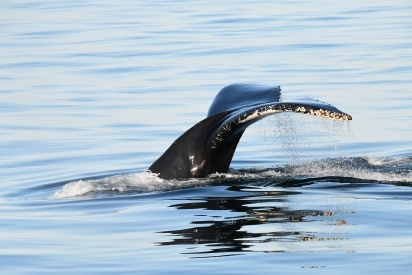
#> input picture WhaleScaled.jpg, 412 x 275 px, found by its file name
$ jupyter execute ConvDemo.ipynb   (shell and % lines are left out)
#> lines starting #> are read from the running program, lines starting #| are printed output that depends on the picture
# Convolutions and Pooling

Short demonstration to show effects of convolution masks and image pooling

#### Import Libraries

[cell 1]
from matplotlib import image
from matplotlib import pyplot
from scipy import signal
import numpy as np

#### Load and display a simple image

[cell 2]
img = image.imread('bbkaids/WhaleScaled.jpg')
#> img is the input picture: shape (275, 412, 3); mean R, G, B 168.9, 188.7, 204
#img = image.imread('LondonSkyline.jpg')

pyplot.imshow(img)
pyplot.show()

#### Define filter routine that performs a simple convolution on an RGB image and rescales the results to range 0..1

[cell 3]
def ImageFilter(image, filter):
    r = signal.convolve2d(image[:,:,0], filter, mode='full', boundary='fill', fillvalue=0)
    g = signal.convolve2d(image[:,:,1], filter, mode='full', boundary='fill', fillvalue=0)
    b = signal.convolve2d(image[:,:,2], filter, mode='full', boundary='fill', fillvalue=0)
    r = (r - np.min(r)) / (np.max(r) - np.min(r))
    g = (g - np.min(g)) / (np.max(g) - np.min(g))
    b = (b - np.min(b)) / (np.max(b) - np.min(b))
    return np.dstack((r,g,b))

And define second routine that performs a MaxPool operation

[cell 4]
def ImagePool(image, poolsize):
    oldx = image.shape[0]
    oldy = image.shape[1]
    newx = oldx // poolsize
    newy = oldy // poolsize
    r = np.zeros((newx,newy))
    g = np.zeros((newx,newy))
    b = np.zeros((newx,newy))
    for x in range(0, oldx, poolsize):
        for y in range(0, oldy, poolsize):
            if ((x+poolsize)<oldx and (y+poolsize)<oldy):
                r[x // poolsize , y // poolsize] = np.max (image[x:x+poolsize, y:y+poolsize, 0])
                g[x // poolsize , y // poolsize] = np.max (image[x:x+poolsize, y:y+poolsize, 1])
                b[x // poolsize , y // poolsize] = np.max (image[x:x+poolsize, y:y+poolsize, 2])
    return np.dstack((r,g,b))

## Now lets define a few filters and see the effects they have on the image

#### First a blur filter

[cell 5]
blurfilter = np.array(
    [
        [ 1,  1,  1, 1, 1],
        [ 1,  1,  1, 1, 1],
        [ 1,  1,  0, 1, 1],
        [ 1,  1,  1, 1, 1],
        [ 1,  1,  1, 1, 1] ] )
imgb = ImageFilter(img, blurfilter)
#> in ImageFilter, `g = signal.convolve2d(image[:,:,1], filter, mode='full', boundary='fil..`:
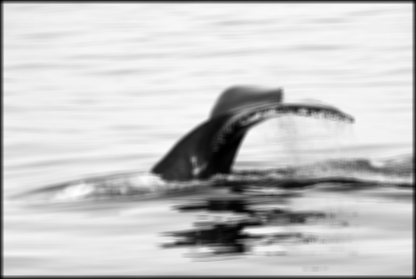
#> g: shape (279, 416) int64; min 193, max 5607, mean 4421; drawn with min black and max white
#> in ImageFilter, `b = signal.convolve2d(image[:,:,2], filter, mode='full', boundary='fil..`:
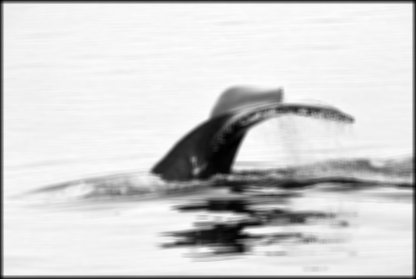
#> b: shape (279, 416) int64; min 197, max 5743, mean 4779.5; drawn with min black and max white
#> in ImageFilter, `return np.dstack((r,g,b))`:
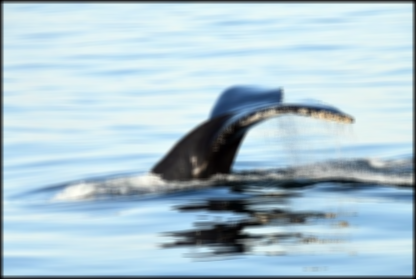
#> returned value: shape (279, 416, 3) float64; mean of channels 0, 1, 2 0.687, 0.781, 0.826; drawn as R, G, B
pyplot.imshow(imgb)
pyplot.show()

### then a horizontal line filter

[cell 6]
hfilter = np.array(
    [
        [ -1,  -1,  -1],
        [ 0,  0,  0],
        [ 1,  1,  1] ] )
img2 = ImageFilter(img, hfilter)


pyplot.imshow(img2)
pyplot.show()

#### Then a vertical line filter

[cell 7]
vfilter  =np.array(
    [
        [-1,  0,  1],
        [-1,  0,  1],
        [-1,  0,  1]])
img3 = ImageFilter(img, vfilter)
pyplot.imshow(img3)
pyplot.show()

#### And add the two together to get vertical and horizontal lines but apply to blurred image

[cell 8]
hvfilter = hfilter + vfilter
img4 = ImageFilter(img, hvfilter)
pyplot.imshow(img4)
pyplot.show()

[cell 9]
vfilter  =np.array(
    [
        [-1,  -1,  1],
        [-1,  12,  1],
        [-1,  -1,  1]])
img8 = ImageFilter(img, vfilter)
#> in ImageFilter (call 5), `r = signal.convolve2d(image[:,:,0], filter, mode='full', boundary='fil..`:
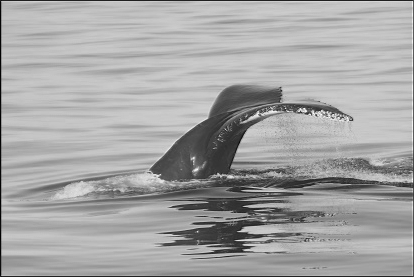
#> r: shape (277, 414) int64; min -640, max 2919, mean 1669; drawn with min black and max white
#> in ImageFilter (call 5), `g = signal.convolve2d(image[:,:,1], filter, mode='full', boundary='fil..`:
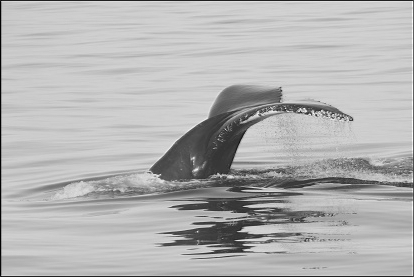
#> g: shape (277, 414) int64; min -670, max 2928, mean 1864.3; drawn with min black and max white
#> in ImageFilter (call 5), `b = signal.convolve2d(image[:,:,2], filter, mode='full', boundary='fil..`:
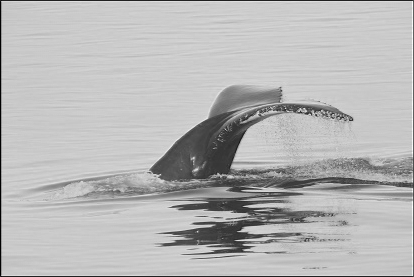
#> b: shape (277, 414) int64; min -706, max 3083, mean 2015.5; drawn with min black and max white
#> in ImageFilter (call 5), `return np.dstack((r,g,b))`:
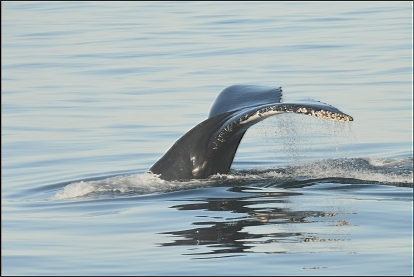
#> returned value: shape (277, 414, 3) float64; mean of channels 0, 1, 2 0.649, 0.704, 0.718; drawn as R, G, B
pyplot.imshow(img8)
pyplot.show()

[cell 10]
pyplot.imshow(.5*img4[1:-1,1:-1,:]+.5*img/255)
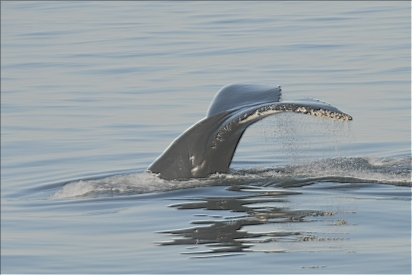
#> shown: shape (275, 412, 3) float64; mean R, G, B 0.591, 0.631, 0.653

#### and a simple pooling operation

[cell 11]
img5 = ImagePool(img4, 3)
#> after the loop in ImagePool, `for x in range(0, oldx, poolsize):`:
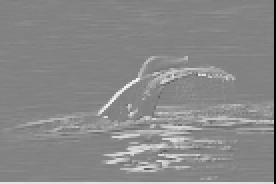
#> b: shape (92, 138) float64 (shown 2 times larger); min 0, max 0.948, mean 0.538
pyplot.imshow(img5)
pyplot.show()

#### and combine a new filter and pool

[cell 12]
filter = np.array(
    [
        [-1, -1,  0],
        [-1,  0,  1],
        [ 0,  1,  1]])
img6 = ImageFilter(img5, filter)
#> in ImageFilter (call 6), `r = signal.convolve2d(image[:,:,0], filter, mode='full', boundary='fil..`:
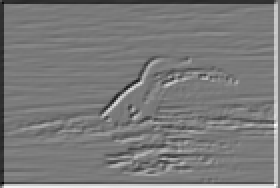
#> r: shape (94, 140) float64 (shown 2 times larger); min -1.74, max 1.88, mean 0; drawn with min black and max white
pyplot.imshow(img6)
pyplot.show()
img7 = ImagePool(img6, 3)
